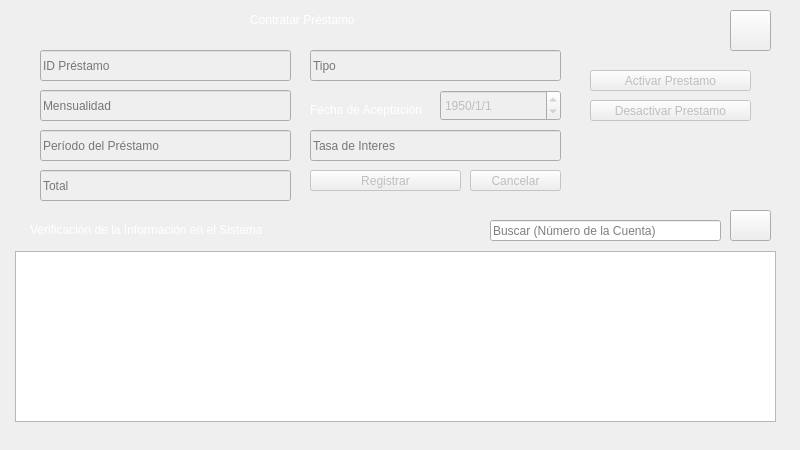
      <widget class="QWidget" name="tab_9">
       <attribute name="title">
        <string>Contratación de Prestamos</string>
       </attribute>
       <widget class="QLabel" name="label1013_3">
        <property name="geometry">
         <rect>
          <x>0</x>
          <y>0</y>
          <width>791</width>
          <height>441</height>
         </rect>
        </property>
        <property name="styleSheet">
         <string notr="true">border-image: url(:/imagenes/negro3.png);</string>
        </property>
        <property name="text">
         <string/>
        </property>
       </widget>
       <widget class="QLineEdit" name="BuscarPrestamosCuentalineEdit">
        <property name="geometry">
         <rect>
          <x>490</x>
          <y>220</y>
          <width>231</width>
          <height>21</height>
         </rect>
        </property>
        <property name="styleSheet">
         <string notr="true">font: 63 9pt &quot;Yu Gothic UI Semibold&quot;;
font: 13pt &quot;MS Shell Dlg 2&quot;;</string>
        </property>
        <property name="placeholderText">
         <string>Buscar (Número de la Cuenta)</string>
        </property>
       </widget>
       <widget class="QPushButton" name="BuscarPrestamosCuentPushButton">
        <property name="geometry">
         <rect>
          <x>730</x>
          <y>210</y>
          <width>41</width>
          <height>31</height>
         </rect>
        </property>
        <property name="styleSheet">
         <string notr="true">border-image: url(:/imagenes/Buscar1.png);</string>
        </property>
        <property name="text">
         <string/>
        </property>
       </widget>
       <widget class="QLabel" name="label1017">
        <property name="geometry">
         <rect>
          <x>250</x>
          <y>10</y>
          <width>121</width>
          <height>20</height>
         </rect>
        </property>
        <property name="styleSheet">
         <string notr="true">font: 10pt &quot;MS Shell Dlg 2&quot;;
color: rgb(255, 255, 255);</string>
        </property>
        <property name="text">
         <string>Contratar Préstamo</string>
        </property>
       </widget>
       <widget class="QLineEdit" name="IDPrestamolineEdit">
        <property name="enabled">
         <bool>false</bool>
        </property>
        <property name="geometry">
         <rect>
          <x>40</x>
          <y>50</y>
          <width>251</width>
          <height>31</height>
         </rect>
        </property>
        <property name="styleSheet">
         <string notr="true">font: 63 9pt &quot;Yu Gothic UI Semibold&quot;;
font: 13pt &quot;MS Shell Dlg 2&quot;;</string>
        </property>
        <property name="placeholderText">
         <string>ID Préstamo</string>
        </property>
       </widget>
       <widget class="QLineEdit" name="TipoPrestamolineEdit">
        <property name="enabled">
         <bool>false</bool>
        </property>
        <property name="geometry">
         <rect>
          <x>310</x>
          <y>50</y>
          <width>251</width>
          <height>31</height>
         </rect>
        </property>
        <property name="styleSheet">
         <string notr="true">font: 63 9pt &quot;Yu Gothic UI Semibold&quot;;
font: 13pt &quot;MS Shell Dlg 2&quot;;</string>
        </property>
        <property name="placeholderText">
         <string>Tipo</string>
        </property>
       </widget>
       <widget class="QLabel" name="label1017_2">
        <property name="geometry">
         <rect>
          <x>310</x>
          <y>100</y>
          <width>121</width>
          <height>20</height>
         </rect>
        </property>
        <property name="styleSheet">
         <string notr="true">font: 10pt &quot;MS Shell Dlg 2&quot;;
color: rgb(255, 255, 255);</string>
        </property>
        <property name="text">
         <string>Fecha de Aceptación</string>
        </property>
       </widget>
       <widget class="QDateEdit" name="FechaAcepdateEdit">
        <property name="enabled">
         <bool>false</bool>
        </property>
        <property name="geometry">
         <rect>
          <x>440</x>
          <y>90</y>
          <width>121</width>
          <height>31</height>
         </rect>
        </property>
        <property name="styleSheet">
         <string notr="true">font: 63 9pt &quot;Yu Gothic UI Semibold&quot;;
font: 13pt &quot;MS Shell Dlg 2&quot;;</string>
        </property>
        <property name="specialValueText">
         <string/>
        </property>
        <property name="displayFormat">
         <string>yyyy/M/d</string>
        </property>
        <property name="date">
         <date>
          <year>1950</year>
          <month>1</month>
          <day>1</day>
         </date>
        </property>
       </widget>
       <widget class="QLineEdit" name="MensualidadPrestamolineEdit">
        <property name="enabled">
         <bool>false</bool>
        </property>
        <property name="geometry">
         <rect>
          <x>40</x>
          <y>90</y>
          <width>251</width>
          <height>31</height>
         </rect>
        </property>
        <property name="styleSheet">
         <string notr="true">font: 63 9pt &quot;Yu Gothic UI Semibold&quot;;
font: 13pt &quot;MS Shell Dlg 2&quot;;</string>
        </property>
        <property name="placeholderText">
         <string>Mensualidad</string>
        </property>
       </widget>
       <widget class="QLineEdit" name="PeriodoPrestamolineEdit">
        <property name="enabled">
         <bool>false</bool>
        </property>
        <property name="geometry">
         <rect>
          <x>40</x>
          <y>130</y>
          <width>251</width>
          <height>31</height>
         </rect>
        </property>
        <property name="styleSheet">
         <string notr="true">font: 63 9pt &quot;Yu Gothic UI Semibold&quot;;
font: 13pt &quot;MS Shell Dlg 2&quot;;</string>
        </property>
        <property name="placeholderText">
         <string>Período del Préstamo</string>
        </property>
       </widget>
       <widget class="QLineEdit" name="TasaInteresPrestamolineEdit">
        <property name="enabled">
         <bool>false</bool>
        </property>
        <property name="geometry">
         <rect>
          <x>310</x>
          <y>130</y>
          <width>251</width>
          <height>31</height>
         </rect>
        </property>
        <property name="styleSheet">
         <string notr="true">font: 63 9pt &quot;Yu Gothic UI Semibold&quot;;
font: 13pt &quot;MS Shell Dlg 2&quot;;</string>
        </property>
        <property name="placeholderText">
         <string notr="true">Tasa de Interes</string>
        </property>
       </widget>
       <widget class="QLineEdit" name="TotalPrestamolineEdit">
        <property name="enabled">
         <bool>false</bool>
        </property>
        <property name="geometry">
         <rect>
          <x>40</x>
          <y>170</y>
          <width>251</width>
          <height>31</height>
         </rect>
        </property>
        <property name="styleSheet">
         <string notr="true">font: 63 9pt &quot;Yu Gothic UI Semibold&quot;;
font: 13pt &quot;MS Shell Dlg 2&quot;;</string>
        </property>
        <property name="placeholderText">
         <string>Total</string>
        </property>
       </widget>
       <widget class="QLabel" name="label1014_3">
        <property name="geometry">
         <rect>
          <x>30</x>
          <y>220</y>
          <width>261</width>
          <height>20</height>
         </rect>
        </property>
        <property name="styleSheet">
         <string notr="true">font: 10pt &quot;MS Shell Dlg 2&quot;;
color: rgb(255, 255, 255);</string>
        </property>
        <property name="text">
         <string>Verificación de la Información en el Sistema</string>
        </property>
       </widget>
       <widget class="QPushButton" name="AgregarPrestamopushButton">
        <property name="enabled">
         <bool>false</bool>
        </property>
        <property name="geometry">
         <rect>
          <x>310</x>
          <y>170</y>
          <width>151</width>
          <height>21</height>
         </rect>
        </property>
        <property name="styleSheet">
         <string notr="true">font: 63 9pt &quot;Yu Gothic UI Semibold&quot;;
font: 13pt &quot;MS Shell Dlg 2&quot;;</string>
        </property>
        <property name="text">
         <string>Registrar</string>
        </property>
       </widget>
       <widget class="QPushButton" name="CancelarPrestamopushButton">
        <property name="enabled">
         <bool>false</bool>
        </property>
        <property name="geometry">
         <rect>
          <x>470</x>
          <y>170</y>
          <width>91</width>
          <height>21</height>
         </rect>
        </property>
        <property name="styleSheet">
         <string notr="true">font: 63 9pt &quot;Yu Gothic UI Semibold&quot;;
font: 13pt &quot;MS Shell Dlg 2&quot;;</string>
        </property>
        <property name="text">
         <string>Cancelar</string>
        </property>
       </widget>
       <widget class="QPushButton" name="ActivarPrestamopushButton">
        <property name="enabled">
         <bool>false</bool>
        </property>
        <property name="geometry">
         <rect>
          <x>590</x>
          <y>70</y>
          <width>161</width>
          <height>21</height>
         </rect>
        </property>
        <property name="styleSheet">
         <string notr="true">font: 63 9pt &quot;Yu Gothic UI Semibold&quot;;
font: 13pt &quot;MS Shell Dlg 2&quot;;</string>
        </property>
        <property name="text">
         <string>Activar Prestamo</string>
        </property>
       </widget>
       <widget class="QPushButton" name="DesactivarPrestamopushButton">
        <property name="enabled">
         <bool>false</bool>
        </property>
        <property name="geometry">
         <rect>
          <x>590</x>
          <y>100</y>
          <width>161</width>
          <height>21</height>
         </rect>
        </property>
        <property name="styleSheet">
         <string notr="true">font: 63 9pt &quot;Yu Gothic UI Semibold&quot;;
font: 13pt &quot;MS Shell Dlg 2&quot;;</string>
        </property>
        <property name="text">
         <string>Desactivar Prestamo</string>
        </property>
       </widget>
       <widget class="QTableView" name="PrestamotableView">
        <property name="geometry">
         <rect>
          <x>15</x>
          <y>251</y>
          <width>761</width>
          <height>171</height>
         </rect>
        </property>
       </widget>
       <widget class="QPushButton" name="AyudaPrestamospushButton">
        <property name="geometry">
         <rect>
          <x>730</x>
          <y>10</y>
          <width>41</width>
          <height>41</height>
         </rect>
        </property>
        <property name="styleSheet">
         <string notr="true">border-image: url(:/imagenes/ayuda.png);</string>
        </property>
        <property name="text">
         <string/>
        </property>
       </widget>
      </widget>
